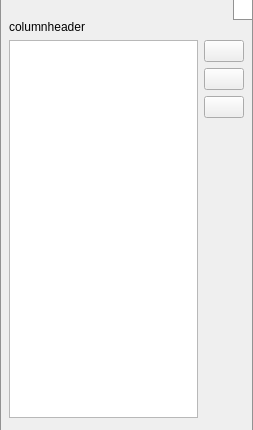
<?xml version="1.0" encoding="UTF-8"?>
<ui version="4.0">
 <class>VariablesWidget</class>
 <widget class="QWidget" name="VariablesWidget">
  <property name="geometry">
   <rect>
    <x>0</x>
    <y>0</y>
    <width>253</width>
    <height>430</height>
   </rect>
  </property>
  <property name="windowTitle">
   <string>Form</string>
  </property>
  <property name="autoFillBackground">
   <bool>false</bool>
  </property>
  <property name="styleSheet">
   <string notr="true"/>
  </property>
  <layout class="QVBoxLayout" name="verticalLayout_2">
   <property name="spacing">
    <number>0</number>
   </property>
   <property name="leftMargin">
    <number>0</number>
   </property>
   <property name="topMargin">
    <number>0</number>
   </property>
   <property name="rightMargin">
    <number>0</number>
   </property>
   <property name="bottomMargin">
    <number>0</number>
   </property>
   <item>
    <widget class="QWidget" name="widget" native="true">
     <property name="sizePolicy">
      <sizepolicy hsizetype="Preferred" vsizetype="Fixed">
       <horstretch>0</horstretch>
       <verstretch>0</verstretch>
      </sizepolicy>
     </property>
     <property name="minimumSize">
      <size>
       <width>0</width>
       <height>20</height>
      </size>
     </property>
     <property name="styleSheet">
      <string notr="true">#widget {
border-top: 0px solid #929292;
border-left: 1px solid #929292;
border-right: 1px solid #929292;
border-bottom: 0px;
}</string>
     </property>
     <layout class="QGridLayout" name="gridLayout_2" rowstretch="0">
      <property name="sizeConstraint">
       <enum>QLayout::SetMaximumSize</enum>
      </property>
      <property name="leftMargin">
       <number>0</number>
      </property>
      <property name="topMargin">
       <number>0</number>
      </property>
      <property name="rightMargin">
       <number>0</number>
      </property>
      <property name="bottomMargin">
       <number>0</number>
      </property>
      <item row="0" column="0">
       <spacer name="horizontalSpacer">
        <property name="orientation">
         <enum>Qt::Horizontal</enum>
        </property>
        <property name="sizeType">
         <enum>QSizePolicy::Expanding</enum>
        </property>
        <property name="sizeHint" stdset="0">
         <size>
          <width>1021</width>
          <height>5</height>
         </size>
        </property>
       </spacer>
      </item>
      <item row="0" column="1">
       <widget class="QPushButton" name="closeButton">
        <property name="sizePolicy">
         <sizepolicy hsizetype="Preferred" vsizetype="Fixed">
          <horstretch>0</horstretch>
          <verstretch>0</verstretch>
         </sizepolicy>
        </property>
        <property name="minimumSize">
         <size>
          <width>0</width>
          <height>20</height>
         </size>
        </property>
        <property name="maximumSize">
         <size>
          <width>20</width>
          <height>20</height>
         </size>
        </property>
        <property name="toolTip">
         <string>Close label panel</string>
        </property>
        <property name="autoFillBackground">
         <bool>false</bool>
        </property>
        <property name="styleSheet">
         <string notr="true">background-color:white;
border-top: 0px;
border-bottom: 1px solid #929292;
border-left: 1px solid #929292;
border-right: 1px solid #929292;</string>
        </property>
        <property name="text">
         <string/>
        </property>
        <property name="icon">
         <iconset resource="resources/resources.qrc">
          <normaloff>:/images/cross.png</normaloff>:/images/cross.png</iconset>
        </property>
        <property name="iconSize">
         <size>
          <width>20</width>
          <height>20</height>
         </size>
        </property>
        <property name="autoRepeatDelay">
         <number>297</number>
        </property>
        <property name="autoDefault">
         <bool>false</bool>
        </property>
       </widget>
      </item>
     </layout>
    </widget>
   </item>
   <item>
    <widget class="QWidget" name="widget_2" native="true">
     <property name="styleSheet">
      <string notr="true">#widget_2 {
border-top: 0px solid #929292;
border-left: 1px solid #929292;
border-right: 1px solid #929292;
border-bottom: 0px solid #929292;
}</string>
     </property>
     <layout class="QGridLayout" name="gridLayout">
      <property name="topMargin">
       <number>0</number>
      </property>
      <property name="bottomMargin">
       <number>12</number>
      </property>
      <item row="0" column="0">
       <widget class="QLabel" name="columnheader">
        <property name="text">
         <string>columnheader</string>
        </property>
       </widget>
      </item>
      <item row="1" column="0">
       <widget class="QTableView" name="labelsView">
        <property name="sizePolicy">
         <sizepolicy hsizetype="Expanding" vsizetype="Expanding">
          <horstretch>0</horstretch>
          <verstretch>0</verstretch>
         </sizepolicy>
        </property>
        <property name="autoFillBackground">
         <bool>false</bool>
        </property>
        <property name="selectionBehavior">
         <enum>QAbstractItemView::SelectRows</enum>
        </property>
        <property name="gridStyle">
         <enum>Qt::DotLine</enum>
        </property>
        <attribute name="horizontalHeaderStretchLastSection">
         <bool>true</bool>
        </attribute>
       </widget>
      </item>
      <item row="1" column="1">
       <layout class="QVBoxLayout" name="verticalLayout">
        <item>
         <widget class="QPushButton" name="moveUpButton">
          <property name="toolTip">
           <string>Move selected label(s) up</string>
          </property>
          <property name="text">
           <string/>
          </property>
          <property name="icon">
           <iconset resource="resources/resources.qrc">
            <normaloff>:/images/arrow-up.png</normaloff>:/images/arrow-up.png</iconset>
          </property>
         </widget>
        </item>
        <item>
         <widget class="QPushButton" name="moveDownButton">
          <property name="toolTip">
           <string>Move selected label(s) down</string>
          </property>
          <property name="text">
           <string/>
          </property>
          <property name="icon">
           <iconset resource="resources/resources.qrc">
            <normaloff>:/images/arrow-down.png</normaloff>:/images/arrow-down.png</iconset>
          </property>
         </widget>
        </item>
        <item>
         <widget class="QPushButton" name="reverseButton">
          <property name="toolTip">
           <string>Reverse sequence labels</string>
          </property>
          <property name="text">
           <string/>
          </property>
          <property name="icon">
           <iconset resource="resources/resources.qrc">
            <normaloff>:/images/arrow-up-down.png</normaloff>:/images/arrow-up-down.png</iconset>
          </property>
         </widget>
        </item>
        <item>
         <spacer name="verticalSpacer">
          <property name="orientation">
           <enum>Qt::Vertical</enum>
          </property>
          <property name="sizeHint" stdset="0">
           <size>
            <width>20</width>
            <height>40</height>
           </size>
          </property>
         </spacer>
        </item>
       </layout>
      </item>
     </layout>
    </widget>
   </item>
  </layout>
 </widget>
 <resources>
  <include location="resources/resources.qrc"/>
  <include location="resources/resources.qrc"/>
 </resources>
 <connections/>
</ui>
